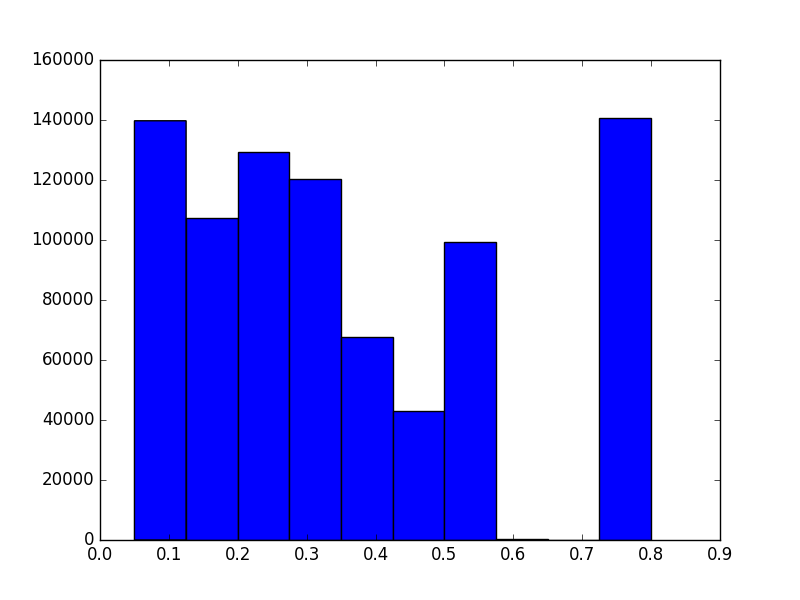

This figure's Python source:
import pdb
import numpy as np
import matplotlib.mlab as mlab
import matplotlib.pyplot as plt

X=7
Y=1
scores = []
f = open('C:/Users/Michael/Documents/_rsch/classes sp17/algo/project code/trial 7/data_'+str(X)+'_gen_'+str(Y+1)+'_scores_2.txt', 'r')
for line in f:
	splitted = line.split()
	if float(splitted[-1]) > 0.05: #float may cause float(0) to be slightly > 0
		scores.append(float(splitted[-1]))

plt.hist(scores)
plt.show()
